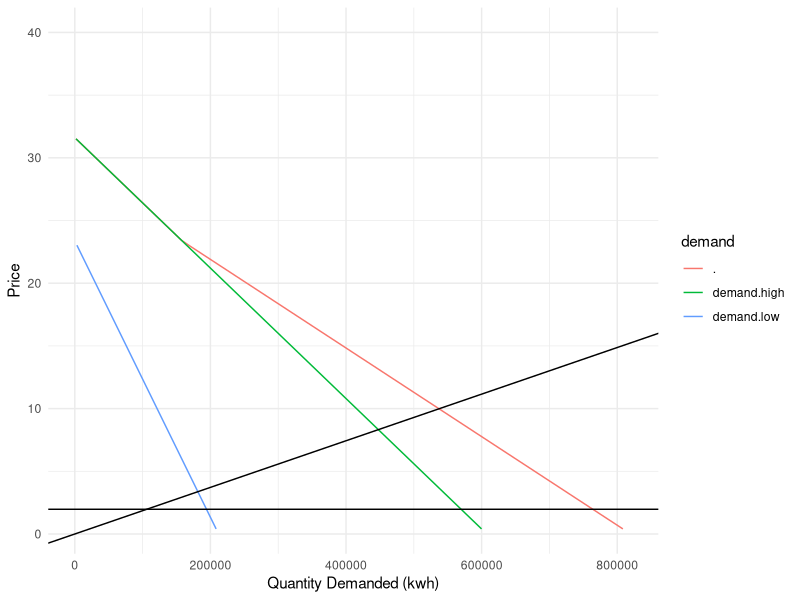
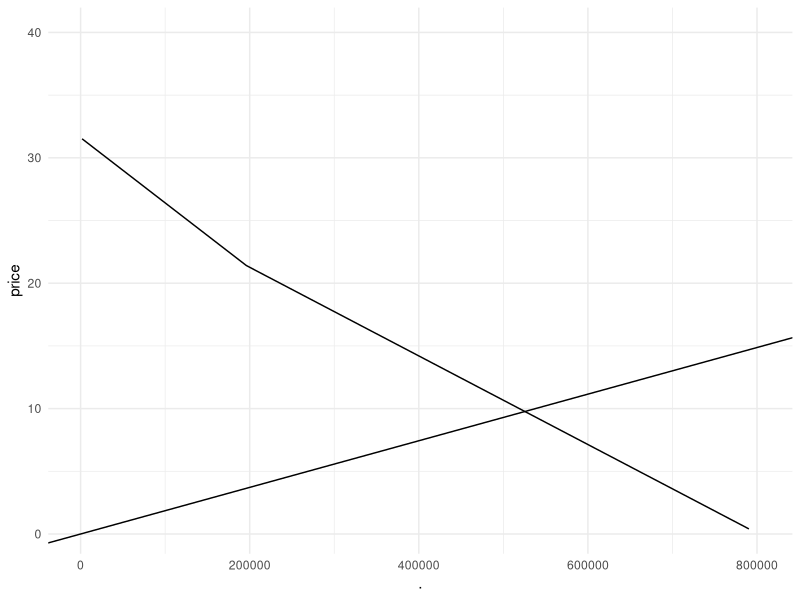

Recreate these plots in R, in order.
## ---- chunk 1
knitr::opts_chunk$set(echo = TRUE, warning = FALSE, message = FALSE)

library(tidyverse)
library(here)

options(scipen = 999)
## ---- chunk 2
# read in the data
data <- read_csv(here('data/HW3_data.csv')) %>% 
  select(!1) 

# perform a linear fit
low.model <- lm(Price_Cents ~ Q_Low_Kwh, data)
high.model <- lm(Price_Cents ~ Q_High_Kwh, data)
## ---- chunk 3
# convert price to demand
demand <- function(price, model) {
  q <- (price - model$coefficients[[1]]) / model$coefficients[[2]]
  q <- ifelse(q < 0, 0, q)
  return(q)
}

# calculate aggregate demand
demand_agg <- function(price, tax) {
  new_price <- price + tax
  q <- demand(new_price, low.model) + demand(price, high.model)
  return(q)
}

# calculate consumer surplus
cs <- function(price, model) {
  q <- demand(price, model)
  cs <- 0.5 * (model$coefficients[[1]] - price) * q
  return(cs)
}

# aggregate consumer surplus
cs_agg <- function(price){
  cs <- cs(price, high.model) + cs(price, low.model)
  return(cs)
}

# producer surplus
ps <- function(price, q_eq){
  ps <- 0.5 * 10 * q_eq
  
  return(ps)
}

eq_p_q <- function(m1, m2, b1, b2){
  q_star <- (b2 - b1) / (m1 - m2)
  p_star <- m1 * q_star + b1
  vector <- c(q_star, p_star)
  return(vector)
}
## ---- chunk 4
# function that converts quantity in lbs to metric tons and returns mec
mec <- function(q, p){
  q_ton <- q / 2204.62
  p_kwh <- q_ton * p
  return(p_kwh)
}

mec <- round(mec(0.85, 51), 4) * 100

mec
## ---- chunk 5
price <- seq(0, 40, length.out = 100)
agg_demand <- demand_agg(price, 0) %>% 
  as.data.frame() %>% 
  cbind(price) %>% 
  mutate(demand.low = demand(price, low.model),
         demand.high = demand(price, high.model)) %>% 
  pivot_longer(c(., demand.low, demand.high),
               names_to = 'demand',
               values_to = 'quantity_d') 

agg_demand[agg_demand == 0] <- NA

# lm for agg demand 
agg_demand.lm <- agg_demand %>% 
  filter(quantity_d > 30000, demand == '.')

demand.lm <- lm(price ~ quantity_d, data = agg_demand.lm)

# calculating equilibrium quantity
q_eq <- (10 - demand.lm$coefficients[1]) / demand.lm$coefficients[2]

# slope of supply curve
supply <- 10 / q_eq

ggplot(agg_demand) +
  geom_line(aes(x = quantity_d, y = price, color = demand)) +
  geom_abline(slope = supply) +
  geom_hline(yintercept = mec) +
  theme_minimal() +
  labs(x = "Quantity Demanded (kwh)", y = "Price")
## ---- chunk 6
cs_low <- cs(10, low.model)
cs_high <- cs(10, high.model)
cs_aggr <- cs_agg(10)
p_s <- ps(10, q_eq)
env_cost <- q_eq * mec
## ---- chunk 7
cs_high_perc <- cs_high/cs_aggr *100
cs_low_perc <- cs_low/cs_aggr *100
## ---- chunk 8
# make new demand curve under the tax
new_agg_demand <- demand_agg(price, mec) %>%
  as.data.frame() %>% 
  cbind(price) 

new_agg_demand[new_agg_demand == 0] <- NA
  
ggplot(new_agg_demand) +
  geom_line(aes(x = ., y = price)) +
  geom_abline(slope = supply) +
  theme_minimal()

new_aggd.lm <- new_agg_demand %>% 
  filter(. > 250000)

lm.new_demand <- lm(price ~ ., data = new_aggd.lm)

new_eq <- eq_p_q(supply, lm.new_demand$coefficients[2], 0, lm.new_demand$coefficients[1])
e_damage_tax <- new_eq[1] * mec
cs_high_tax <- cs(new_eq[2] + mec, model = high.model)
cs_low_tax <- cs(new_eq[2] + mec, model = low.model) - e_damage_tax
ps_tax <- ps(new_eq[2], new_eq[1])
tax_revenue <- e_damage_tax
